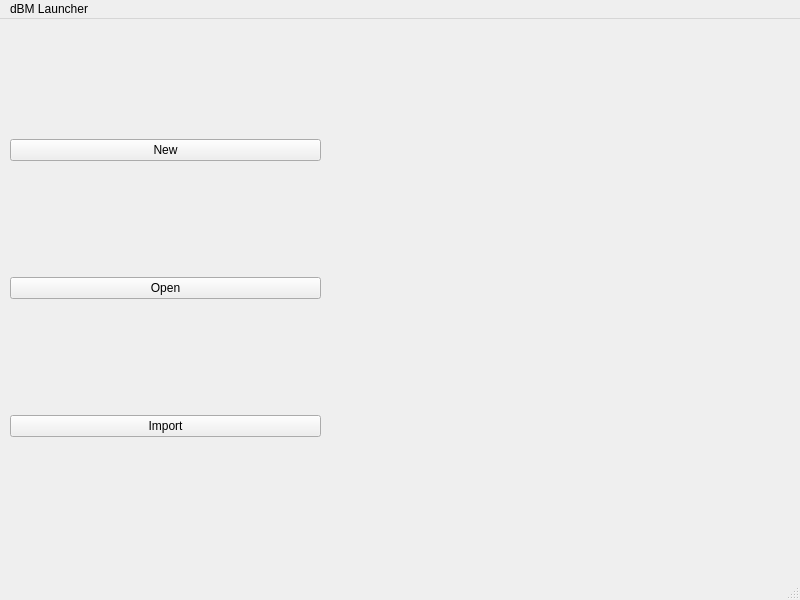
<?xml version="1.0" encoding="UTF-8"?>
<ui version="4.0">
 <class>MainWindow</class>
 <widget class="QMainWindow" name="MainWindow">
  <property name="geometry">
   <rect>
    <x>0</x>
    <y>0</y>
    <width>800</width>
    <height>600</height>
   </rect>
  </property>
  <property name="windowTitle">
   <string>MainWindow</string>
  </property>
  <widget class="QWidget" name="centralwidget">
   <widget class="QStackedWidget" name="stackedWidget_2">
    <property name="geometry">
     <rect>
      <x>0</x>
      <y>0</y>
      <width>801</width>
      <height>581</height>
     </rect>
    </property>
    <property name="currentIndex">
     <number>0</number>
    </property>
    <widget class="QWidget" name="page">
     <widget class="QWidget" name="verticalLayoutWidget">
      <property name="geometry">
       <rect>
        <x>10</x>
        <y>10</y>
        <width>311</width>
        <height>521</height>
       </rect>
      </property>
      <layout class="QVBoxLayout" name="Vertical">
       <item>
        <widget class="QPushButton" name="New">
         <property name="text">
          <string>New</string>
         </property>
        </widget>
       </item>
       <item>
        <widget class="QPushButton" name="Open_2">
         <property name="text">
          <string>Open</string>
         </property>
        </widget>
       </item>
       <item>
        <widget class="QPushButton" name="Import">
         <property name="text">
          <string>Import</string>
         </property>
        </widget>
       </item>
      </layout>
     </widget>
     <widget class="QStackedWidget" name="stackedWidget">
      <property name="geometry">
       <rect>
        <x>340</x>
        <y>20</y>
        <width>431</width>
        <height>521</height>
       </rect>
      </property>
      <property name="currentIndex">
       <number>0</number>
      </property>
      <widget class="QWidget" name="Nothingpressed"/>
      <widget class="QWidget" name="Openstacks">
       <widget class="QPushButton" name="Next">
        <property name="geometry">
         <rect>
          <x>220</x>
          <y>460</y>
          <width>131</width>
          <height>41</height>
         </rect>
        </property>
        <property name="text">
         <string>Next</string>
        </property>
       </widget>
       <widget class="QLineEdit" name="lineEdit_3">
        <property name="geometry">
         <rect>
          <x>174</x>
          <y>250</y>
          <width>201</width>
          <height>20</height>
         </rect>
        </property>
       </widget>
       <widget class="QLabel" name="label_3">
        <property name="geometry">
         <rect>
          <x>50</x>
          <y>250</y>
          <width>121</width>
          <height>21</height>
         </rect>
        </property>
        <property name="text">
         <string>Case Name      :</string>
        </property>
       </widget>
       <widget class="QLineEdit" name="lineEdit_4">
        <property name="geometry">
         <rect>
          <x>40</x>
          <y>180</y>
          <width>201</width>
          <height>20</height>
         </rect>
        </property>
       </widget>
       <widget class="QLabel" name="label_4">
        <property name="geometry">
         <rect>
          <x>260</x>
          <y>180</y>
          <width>121</width>
          <height>21</height>
         </rect>
        </property>
        <property name="text">
         <string>Browse</string>
        </property>
       </widget>
       <widget class="QPushButton" name="Exit_2">
        <property name="geometry">
         <rect>
          <x>70</x>
          <y>460</y>
          <width>131</width>
          <height>41</height>
         </rect>
        </property>
        <property name="text">
         <string>Exit</string>
        </property>
       </widget>
      </widget>
      <widget class="QWidget" name="NewStack">
       <widget class="QPushButton" name="Next2">
        <property name="geometry">
         <rect>
          <x>220</x>
          <y>460</y>
          <width>131</width>
          <height>41</height>
         </rect>
        </property>
        <property name="text">
         <string>Next</string>
        </property>
       </widget>
       <widget class="QLineEdit" name="lineEdit">
        <property name="geometry">
         <rect>
          <x>160</x>
          <y>40</y>
          <width>201</width>
          <height>20</height>
         </rect>
        </property>
       </widget>
       <widget class="QLabel" name="label">
        <property name="geometry">
         <rect>
          <x>36</x>
          <y>40</y>
          <width>121</width>
          <height>21</height>
         </rect>
        </property>
        <property name="text">
         <string>Case Name      :</string>
        </property>
       </widget>
       <widget class="QLineEdit" name="lineEdit_2">
        <property name="geometry">
         <rect>
          <x>160</x>
          <y>140</y>
          <width>201</width>
          <height>20</height>
         </rect>
        </property>
       </widget>
       <widget class="QLabel" name="label_2">
        <property name="geometry">
         <rect>
          <x>40</x>
          <y>140</y>
          <width>121</width>
          <height>21</height>
         </rect>
        </property>
        <property name="text">
         <string>Working Directory      :</string>
        </property>
       </widget>
       <widget class="QPushButton" name="pushButton_7">
        <property name="geometry">
         <rect>
          <x>190</x>
          <y>190</y>
          <width>131</width>
          <height>41</height>
         </rect>
        </property>
        <property name="text">
         <string>Browse</string>
        </property>
       </widget>
       <widget class="QPushButton" name="Exit">
        <property name="geometry">
         <rect>
          <x>50</x>
          <y>460</y>
          <width>131</width>
          <height>41</height>
         </rect>
        </property>
        <property name="text">
         <string>Exit</string>
        </property>
       </widget>
      </widget>
     </widget>
    </widget>
    <widget class="QWidget" name="page_2">
     <widget class="QStackedWidget" name="stackedWidget_3">
      <property name="geometry">
       <rect>
        <x>102</x>
        <y>19</y>
        <width>632</width>
        <height>458</height>
       </rect>
      </property>
      <property name="currentIndex">
       <number>0</number>
      </property>
      <widget class="QWidget" name="page_15"/>
      <widget class="QWidget" name="page_16">
       <widget class="QWidget" name="verticalLayoutWidget_8">
        <property name="geometry">
         <rect>
          <x>0</x>
          <y>30</y>
          <width>77</width>
          <height>251</height>
         </rect>
        </property>
        <layout class="QVBoxLayout" name="Shapelayout_7">
         <item>
          <widget class="QPushButton" name="Rectangle_7">
           <property name="text">
            <string>Rectangle</string>
           </property>
          </widget>
         </item>
         <item>
          <widget class="QPushButton" name="Circle_7">
           <property name="text">
            <string>Circle</string>
           </property>
          </widget>
         </item>
         <item>
          <widget class="QPushButton" name="Line_7">
           <property name="text">
            <string>Line</string>
           </property>
          </widget>
         </item>
         <item>
          <widget class="QPushButton" name="Polygon_7">
           <property name="text">
            <string>Polygon</string>
           </property>
          </widget>
         </item>
         <item>
          <widget class="QPushButton" name="Add_7">
           <property name="text">
            <string>Add</string>
           </property>
          </widget>
         </item>
         <item>
          <widget class="QPushButton" name="Remove_7">
           <property name="text">
            <string>Remove</string>
           </property>
          </widget>
         </item>
        </layout>
       </widget>
      </widget>
     </widget>
     <widget class="QWidget" name="layoutWidget">
      <property name="geometry">
       <rect>
        <x>10</x>
        <y>10</y>
        <width>77</width>
        <height>491</height>
       </rect>
      </property>
      <layout class="QVBoxLayout" name="MainLayout_7">
       <item>
        <widget class="QPushButton" name="Drawing_7">
         <property name="text">
          <string>Drawing</string>
         </property>
        </widget>
       </item>
       <item>
        <spacer name="verticalSpacer_25">
         <property name="orientation">
          <enum>Qt::Vertical</enum>
         </property>
         <property name="sizeHint" stdset="0">
          <size>
           <width>20</width>
           <height>40</height>
          </size>
         </property>
        </spacer>
       </item>
       <item>
        <widget class="QPushButton" name="Boundaries_7">
         <property name="text">
          <string>Boundaries</string>
         </property>
        </widget>
       </item>
       <item>
        <spacer name="verticalSpacer_26">
         <property name="orientation">
          <enum>Qt::Vertical</enum>
         </property>
         <property name="sizeHint" stdset="0">
          <size>
           <width>20</width>
           <height>40</height>
          </size>
         </property>
        </spacer>
       </item>
       <item>
        <widget class="QPushButton" name="Mesh_7">
         <property name="text">
          <string>Mesh</string>
         </property>
        </widget>
       </item>
       <item>
        <spacer name="verticalSpacer_27">
         <property name="orientation">
          <enum>Qt::Vertical</enum>
         </property>
         <property name="sizeHint" stdset="0">
          <size>
           <width>20</width>
           <height>40</height>
          </size>
         </property>
        </spacer>
       </item>
       <item>
        <widget class="QPushButton" name="Materials_7">
         <property name="text">
          <string>Materials</string>
         </property>
        </widget>
       </item>
       <item>
        <spacer name="verticalSpacer_28">
         <property name="orientation">
          <enum>Qt::Vertical</enum>
         </property>
         <property name="sizeHint" stdset="0">
          <size>
           <width>20</width>
           <height>40</height>
          </size>
         </property>
        </spacer>
       </item>
       <item>
        <widget class="QPushButton" name="Run_7">
         <property name="text">
          <string>Run</string>
         </property>
        </widget>
       </item>
      </layout>
     </widget>
    </widget>
   </widget>
  </widget>
  <widget class="QMenuBar" name="menubar">
   <property name="geometry">
    <rect>
     <x>0</x>
     <y>0</y>
     <width>800</width>
     <height>21</height>
    </rect>
   </property>
   <widget class="QMenu" name="menudBM_Launcher">
    <property name="title">
     <string>dBM Launcher</string>
    </property>
   </widget>
   <addaction name="menudBM_Launcher"/>
  </widget>
  <widget class="QStatusBar" name="statusbar"/>
 </widget>
 <resources/>
 <connections/>
</ui>
